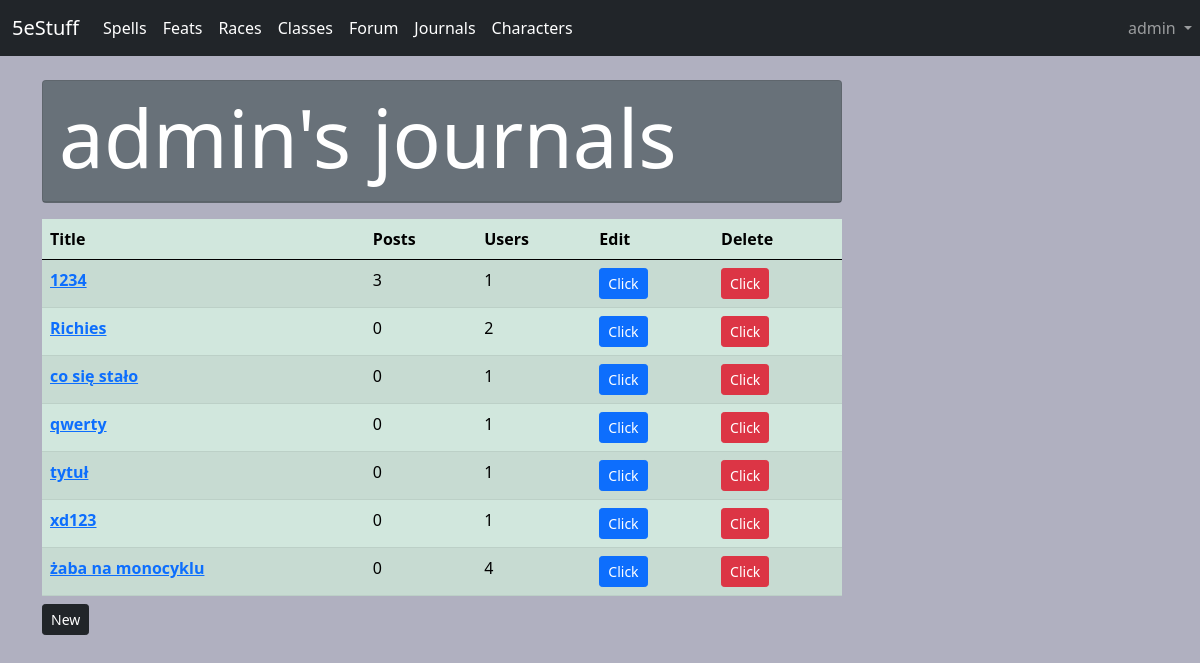
/journals/ (signed in), run on the app's committed database.
### forum/models.py (models this page shows, shortened)
class Journal(models.Model):
    title = models.CharField(max_length=100)
    desc = RichTextField(blank=True, null=True)
    author = models.ForeignKey(User, on_delete=models.CASCADE)
    user_access = models.ManyToManyField(User, related_name='journal_acc', blank=True)

### forum/views.py (the view)
# urls.py: path('journals/', JournalsView, name="journals_v"),
def JournalsView(request):
    model = Journal.objects.all().order_by('title')
    journal_users = Journal.objects.annotate(Count('user_access'))
    journal_posts = Journal.objects.annotate(Count('journal_posts'))
    context = {'model':model, 'journal_users':journal_users, 'journal_posts':journal_posts}
    return render(request, 'journals.html', context)

### forum/templates/journals.html (shortened to what this page needs)
{% extends 'base.html'%}
{% block content %}
{% if user.is_authenticated %}
<div class="card text-white bg-secondary mb-3" style="max-width: 50rem;">
  <div class="card-header"><h1 class="display-1">{{ user.username }}'s journals</h1></div>
</div>
<table class="table table-success table-striped"  style="max-width: 50rem;">
	<caption><a href="{% url 'cr_journals_v'%}" class="btn btn-dark btn-sm" role="button">New</a></caption>
	<thead><tr>
		<th scope="col">Title</th>
		<th scope="col">Posts</th>
		<th scope="col">Users</th>
		<th scope="col">Edit</th>
		<th scope="col">Delete</th>
	</tr></thead>
	<tbody>
		{% for journal in model %}
			{% if journal.author.id == user.id %}
				<tr>
					<th scope="row"> <a href="{% url 'det_journal' journal.pk %}"> {{ journal.title }} </a></th>
					<td>{% for y in journal_posts %} {% if journal.id == y.id %}{{y.journal_posts__count}}{%endif%} {% endfor %}</td>
					<td>{% for y in journal_users %} {% if journal.id == y.id %}{{y.user_access__count}}{%endif%} {% endfor %}</td>
					<td><a href="{% url 'up_journals_v' journal.pk %}" class="btn btn-primary  btn-sm" role="button">Click</a></td>
					<td><a href="{% url 'del_journals_v' journal.pk %}" class="btn btn-danger  btn-sm" role="button">Click</a></td>
				</tr>
			{% endif %}
		{% endfor %}
	</tbody>
</table>
{% endif %}
{% endblock %}

### forum/templates/base.html (shortened to what this page needs)
<!doctype html>
<html lang="en">
  <head>
    <link href="https://cdn.jsdelivr.net/npm/bootstrap@5.0.0-beta1/dist/css/bootstrap.min.css" rel="stylesheet">
  </head>
  <body>
	<nav class="navbar navbar-expand-lg navbar-dark bg-dark">
  <div class="container-fluid">
    <a class="navbar-brand" href="{% url 'index'%}">5eStuff</a>
    <div class="collapse navbar-collapse" id="navbarNavDropdown">
      <ul class="navbar-nav">
		<li class="nav-item">
          <a class="nav-link active" aria-current="page" href="{% url 'spells_v' %}">Spells</a>
        </li>
		<li class="nav-item">
          <a class="nav-link active" aria-current="page" href="{% url 'feats_v' %}">Feats</a>
        </li>
		<li class="nav-item">
          <a class="nav-link active" aria-current="page" href="{% url 'races_v' %}">Races</a>
        </li>
		<li class="nav-item">
          <a class="nav-link active" aria-current="page" href="{% url 'classes_v' %}">Classes</a>
        </li>
		<li class="nav-item">
          <a class="nav-link active" aria-current="page" href="{% url 'home' %}">Forum</a>
        </li>
		{% if user.is_authenticated %}
		<li class="nav-item">
          <a class="nav-link active" aria-current="page" href="{% url 'journals_v' %}">Journals</a>
        </li>
		<li class="nav-item">
          <a class="nav-link active" aria-current="page" href="{% url 'characters_v' %}">Characters</a>
        </li>
		{% endif %}
      </ul>
    </div>
  </div>
  <ul class="navbar-nav">
	  {% if user.is_authenticated %}
		<li class="nav-item dropdown">
          <a class="nav-link dropdown-toggle" href="#" id="navbarDarkDropdownMenuLink" role="button" data-bs-toggle="dropdown" aria-expanded="false">
            {{ user.username }}
          </a>
        </li>
	   {% endif %}
	</ul>
</nav>
	<br/>
	<div class="container">
	{% block content %}
	{% endblock %}
	</div>
  </body>
</html>

### forum/templates/base.html (style rules this page uses)
body { background-color: #b0b0c0 }

### data on the page
Journal: title "1234", journal_posts__count "3", user_access__count "1"
Journal: title "Richies", journal_posts__count "0", user_access__count "2"
Journal: title "co się stało", journal_posts__count "0", user_access__count "1"
Journal: title "qwerty", journal_posts__count "0", user_access__count "1"
Journal: title "tytuł", journal_posts__count "0", user_access__count "1"
Journal: title "xd123", journal_posts__count "0", user_access__count "1"
Journal: title "żaba na monocyklu", journal_posts__count "0", user_access__count "4"

### other printed values
{{ user.username }} "admin"
